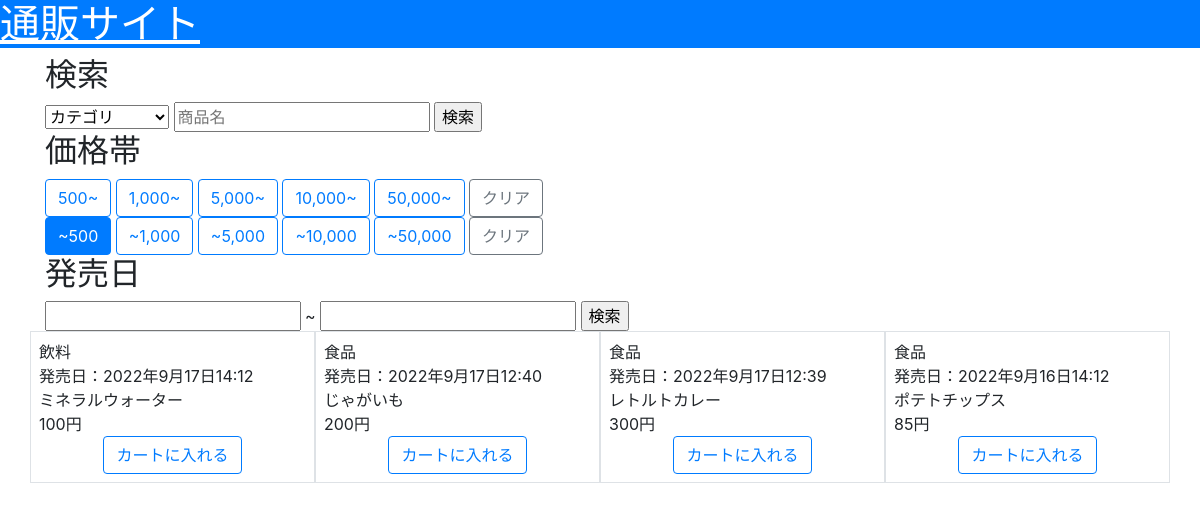
Before: /?max_price=500 with the older database file.
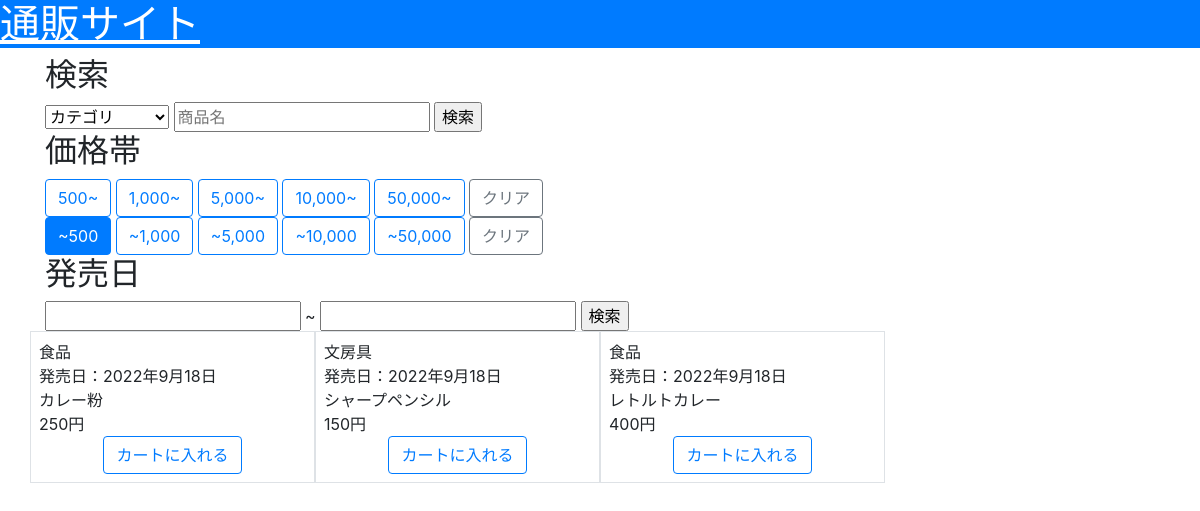
After: the same page with the newer database file.
### shop/models.py (models this page shows, shortened)
class Product(models.Model):
    dt          = models.DateTimeField(verbose_name="投稿日時", default=timezone.now)
    name        = models.CharField(verbose_name="商品名", max_length=50)
    category    = models.ForeignKey(Category, verbose_name="カテゴリ", on_delete=models.CASCADE)
    price       = models.IntegerField(verbose_name="価格")
    release     = models.DateField(verbose_name="発売日")

class Category(models.Model):
    dt      = models.DateTimeField(verbose_name="投稿日時", default=timezone.now)
    name    = models.CharField(verbose_name="カテゴリ名", max_length=10)
    def str_id(self):
        return str(self.id)

### shop/views.py (the view)
class IndexView(View):
    def get(self, request, *args, **kwargs):
        context = {}
        query   = Q()
        if "search" in request.GET:
            search      = request.GET["search"]
            raw_words   = search.replace("　"," ").split(" ")
            words       = [ w for w in raw_words if w != ""]
            for w in words:
                query &= Q(name__contains=w)
        form    = CategorySearchForm(request.GET)
        if form.is_valid():
            cleaned = form.clean()
            query   &= Q(category=cleaned["category"].id)
        form        = ProductMaxPriceForm(request.GET)
        if form.is_valid():
            cleaned = form.clean()
            query   &= Q(price__lte=cleaned["max_price"])
        form        = ProductMinPriceForm(request.GET)
        if form.is_valid():
            cleaned = form.clean()
            query   &= Q(price__gte=cleaned["min_price"])
        start_release = ""
        end_release = ""
        form        = StartReleaseForm(request.GET)
        if form.is_valid():
            cleaned = form.clean()
            query   &= Q(release__gte=cleaned["start_release"])
            start_release = cleaned["start_release"]
        form        = EndReleaseForm(request.GET)
        if form.is_valid():
            cleaned = form.clean()
            query   &= Q(release__lte=cleaned["end_release"])
            end_release = cleaned["end_release"]
        if start_release != "" and end_release != "":
            if start_release >= end_release:
                return redirect("shop:index")
        context["products"]     = Product.objects.filter(query).order_by("-release")
        context["categories"]   = Category.objects.all().order_by("-dt")
        return render(request, "shop/index.html", context)

### shop/templatetags/param_change.py (called while the page is built)
@register.simple_tag()
def url_replace(request, key, value):
    copied      = request.GET.copy()
    copied[key] = value
    return copied.urlencode()

### templates/shop/index.html (shortened to what this page needs)
{% load static %}
{% load param_change %}
<!DOCTYPE html>
<html lang="ja">
    <head>
        <link rel="stylesheet" href="https://stackpath.bootstrapcdn.com/bootstrap/4.4.1/css/bootstrap.min.css">
    <link rel="stylesheet" href="https://cdn.jsdelivr.net/npm/flatpickr/dist/flatpickr.min.css">
    </head>
    <body>
        <h1 class="bg-primary">
            <a class="text-white" href="{% url 'shop:index' %}">通販サイト</a>
        </h1>
        <main class="container">
            <h2>検索</h2>
            <form action="">
                <select name="category">
                    <option value="">カテゴリ</option>
                </select>
                <input type="text" name="search" placeholder="商品名" value="{{ request.GET.search }}">
                <input id="search" type="button" value="検索">
            </form>
            <h2>価格帯</h2>
            <div>
                <a class="btn btn{% if request.GET.min_price != '500'   %}-outline{% endif %}-primary" href="?{% url_replace request 'min_price' 500   %}">500~</a>
                <a class="btn btn{% if request.GET.min_price != '1000'  %}-outline{% endif %}-primary" href="?{% url_replace request 'min_price' 1000  %}">1,000~</a>
                <a class="btn btn{% if request.GET.min_price != '5000'  %}-outline{% endif %}-primary" href="?{% url_replace request 'min_price' 5000  %}">5,000~</a>
                <a class="btn btn{% if request.GET.min_price != '10000' %}-outline{% endif %}-primary" href="?{% url_replace request 'min_price' 10000 %}">10,000~</a>
                <a class="btn btn{% if request.GET.min_price != '50000' %}-outline{% endif %}-primary" href="?{% url_replace request 'min_price' 50000 %}">50,000~</a>
                <a class="btn btn-outline-secondary" href="?{% url_replace request 'min_price' '' %}">クリア</a>
            </div>
            <div>
                <a class="btn btn{% if request.GET.max_price != '500'   %}-outline{% endif %}-primary" href="?{% url_replace request 'max_price' 500   %}">~500</a>
                <a class="btn btn{% if request.GET.max_price != '1000'  %}-outline{% endif %}-primary" href="?{% url_replace request 'max_price' 1000  %}">~1,000</a>
                <a class="btn btn{% if request.GET.max_price != '5000'  %}-outline{% endif %}-primary" href="?{% url_replace request 'max_price' 5000  %}">~5,000</a>
                <a class="btn btn{% if request.GET.max_price != '10000' %}-outline{% endif %}-primary" href="?{% url_replace request 'max_price' 10000 %}">~10,000</a>
                <a class="btn btn{% if request.GET.max_price != '50000' %}-outline{% endif %}-primary" href="?{% url_replace request 'max_price' 50000 %}">~50,000</a>
                <a class="btn btn-outline-secondary" href="?{% url_replace request 'max_price' '' %}">クリア</a>
            </div>
            <h2>発売日</h2>
            <form action="">
                <input class="date mr-1" name="start_release" value="{{ request.GET.start_release }}">~
                <input class="date" name="end_release" value="{{ request.GET.end_release }}">
                <input id="search_release" type="button" value="検索">
            </form>
            <div class="row">
                {% for product in products %}
                <div class="col-sm-3 border p-2">
                    <div>{{ product.category.name }}</div>
                    <div>発売日：{{ product.release }}</div>
                    <div>{{ product.name }}</div>
                    <div>{{ product.price }}円</div>
                    <div class="text-center">
                        <input class="btn btn-outline-primary" type="button" value="カートに入れる">
                    </div>
                </div>
                {% endfor %}
            </div>
        </main>
    </body>
</html>

Changed rows visible on the page:
no longer on this page (row edited): Product: category.name "飲料", release "2022年9月17日14:12", name "ミネラルウォーター", price "100"
no longer on this page (row edited): Product: category.name "食品", release "2022年9月17日12:40", name "じゃがいも", price "200"
no longer on this page (row edited): Product: category.name "食品", release "2022年9月16日14:12", name "ポテトチップス", price "85"
changed Product: release "2022年9月17日12:39" → "2022年9月18日"; name "レトルトカレー" → "カレー粉"; price "300" → "250"
now on this page (row edited): Product: category.name "文房具", release "2022年9月18日", name "シャープペンシル", price "150"
now on this page (row edited): Product: category.name "食品", release "2022年9月18日", name "レトルトカレー", price "400"
